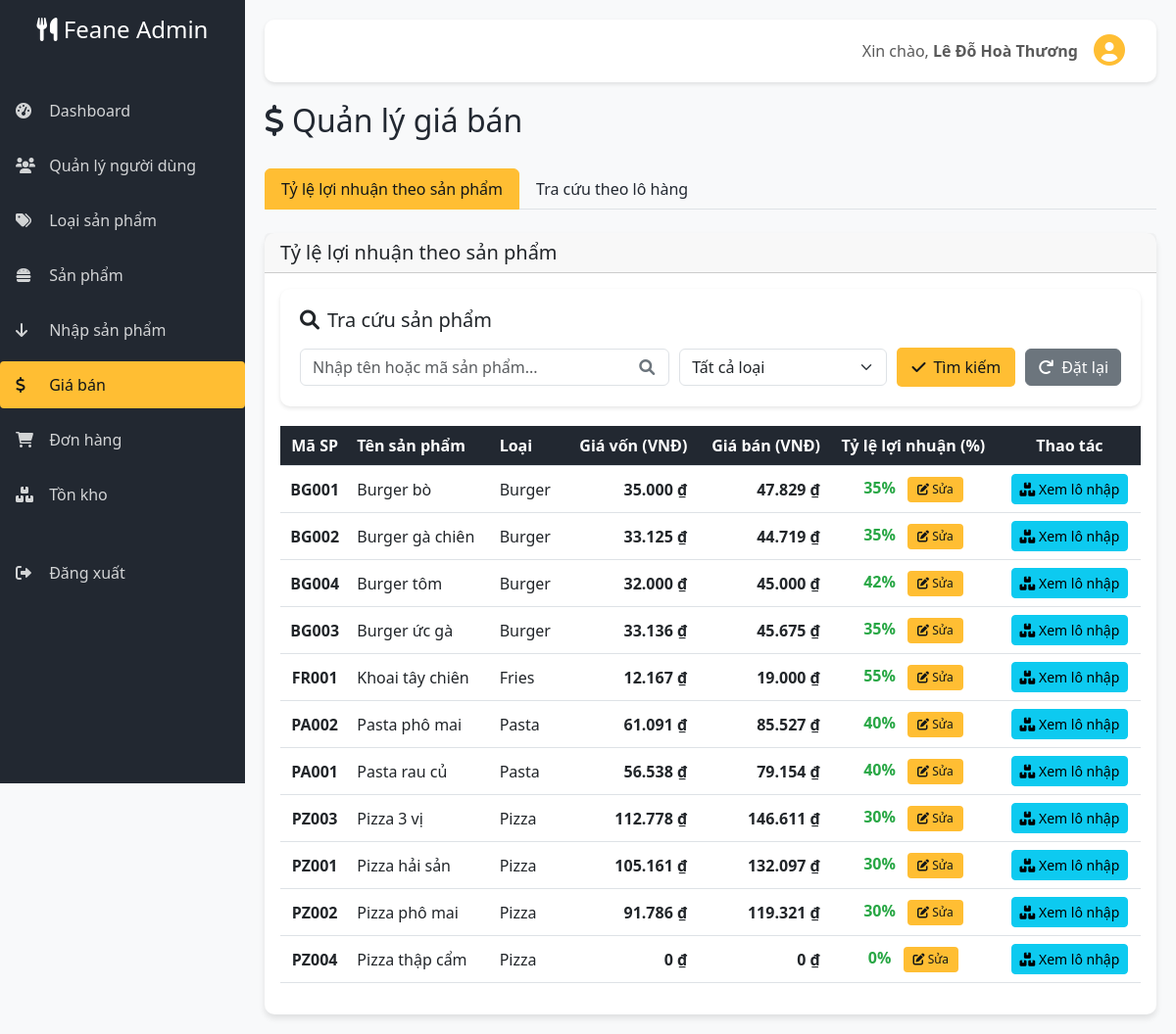
Before: /admin/pricing.php (signed in) with the older database file.
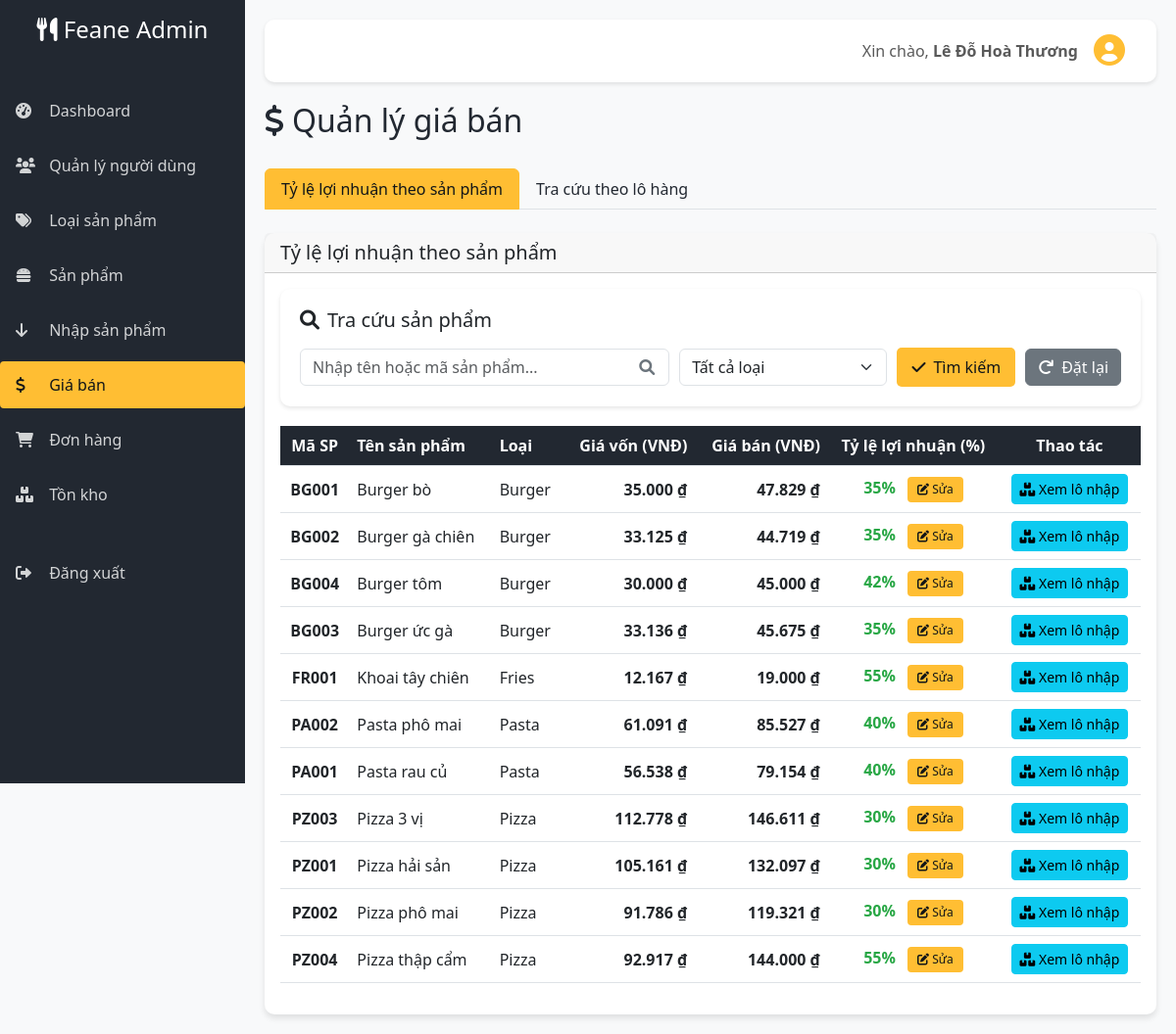
After: the same page with the newer database file.
### tables this page shows
CREATE TABLE `products` (
  `id` int(11) NOT NULL,
  `code` varchar(20) NOT NULL,
  `name` varchar(200) NOT NULL,
  `category_id` int(11) NOT NULL,
  `description` text DEFAULT NULL,
  `image` varchar(255) DEFAULT NULL,
  `cost_price` decimal(10,2) NOT NULL,
  `selling_price` decimal(10,2) NOT NULL,
  `stock_quantity` int(11) DEFAULT 0,
  `status` enum('active','inactive') DEFAULT 'active',
  `created_at` timestamp NOT NULL DEFAULT current_timestamp(),
  `updated_at` timestamp NOT NULL DEFAULT current_timestamp() ON UPDATE current_timestamp(),
  `profit_percentage` int(11) DEFAULT NULL
);

CREATE TABLE `categories` (
  `id` int(11) NOT NULL,
  `name` varchar(100) NOT NULL,
  `description` text DEFAULT NULL,
  `image` varchar(255) DEFAULT NULL,
  `status` enum('active','inactive') DEFAULT 'active',
  `created_at` timestamp NOT NULL DEFAULT current_timestamp(),
  `updated_at` timestamp NOT NULL DEFAULT current_timestamp() ON UPDATE current_timestamp()
);

### admin/pricing.php (the view, shortened to what the changed rows need)
<?php
$host = 'localhost';
$dbname = 'fast_food';
$username = 'root';
$password = '';
try {
    $pdo = new PDO("mysql:host=$host;dbname=$dbname;charset=utf8mb4", $username, $password);
    $pdo->setAttribute(PDO::ATTR_ERRMODE, PDO::ERRMODE_EXCEPTION);
    $pdo->setAttribute(PDO::ATTR_DEFAULT_FETCH_MODE, PDO::FETCH_ASSOC);
} catch (PDOException $e) {
    die("Database connection failed: " . $e->getMessage());
}
function formatVND($amount) {
    return number_format($amount, 0, ',', '.') . ' ₫';
}
$stmt = $pdo->query("
    SELECT p.id, p.code, p.name, p.cost_price, p.selling_price,
           p.profit_percentage, c.name as category_name, c.id as category_id
    FROM products p
    JOIN categories c ON p.category_id = c.id
    WHERE p.status = 'active'
    ORDER BY c.name, p.name
");
$products = $stmt->fetchAll();
?>
<!DOCTYPE html>
<html lang="vi">
<head>
    <link href="https://cdn.jsdelivr.net/npm/bootstrap@5.3.0-alpha1/dist/css/bootstrap.min.css" rel="stylesheet">
    <link rel="stylesheet" href="https://cdnjs.cloudflare.com/ajax/libs/font-awesome/6.0.0/css/all.min.css">
</head>
<body>
    <div class="main-content">
        <div class="page-header">
            <h2><i class="fas fa-dollar-sign me-2"></i>Quản lý giá bán</h2>
        </div>
        <div class="tab-content" id="pricingTabsContent">
            <div class="tab-pane fade show active" id="product">
                <div class="card card-custom mt-4">
                    <div class="card-body">
                        <div class="table-responsive">
                            <table class="table table-hover">
                                <thead>
                                    <tr>
                                        <th class="text-center">Mã SP</th>
                                        <th>Tên sản phẩm</th>
                                        <th>Loại</th>
                                        <th class="text-end">Giá vốn (VNĐ)</th>
                                        <th class="text-end">Giá bán (VNĐ)</th>
                                        <th class="text-center">Tỷ lệ lợi nhuận (%)</th>
                                        <th class="text-center">Thao tác</th>
                                    </tr>
                                </thead>
                                <tbody id="product-tbody">
                                    <?php foreach ($products as $product): ?>
                                    <tr data-id="<?php echo $product['id']; ?>"
                                        data-cost="<?php echo $product['cost_price']; ?>"
                                        data-category-id="<?php echo $product['category_id']; ?>">
                                        <td class="text-center"><strong><?php echo htmlspecialchars($product['code']); ?></strong></td>
                                        <td><?php echo htmlspecialchars($product['name']); ?></td>
                                        <td><?php echo htmlspecialchars($product['category_name']); ?></td>
                                        <td class="cost-price text-end"><?php echo formatVND($product['cost_price']); ?></td>
                                        <td class="selling-price text-end"><?php echo formatVND($product['selling_price']); ?></td>
                                        <td class="text-center">
                                            <div id="profit-cell-<?php echo $product['id']; ?>">
                                                <span class="profit-percentage"><?php echo $product['profit_percentage']; ?>%</span>
                                                <button class="edit-profit-btn ms-2" data-id="<?php echo $product['id']; ?>" data-profit="<?php echo $product['profit_percentage']; ?>">
                                                    <i class="fas fa-edit"></i> Sửa
                                                </button>
                                            </div>
                                        </td>
                                        <td class="text-center">
                                            <button class="btn btn-sm btn-info view-lots" data-id="<?php echo $product['id']; ?>" data-name="<?php echo htmlspecialchars($product['name']); ?>">
                                                <i class="fas fa-boxes"></i> Xem lô nhập
                                            </button>
                                        </td>
                                    </tr>
                                    <?php endforeach; ?>
                                </tbody>
                            </table>
                        </div>
                    </div>
                </div>
            </div>
        </div>
    </div>
</body>
</html>

Changed rows visible on the page:
changed products "BG004": cost_price "32.000 ₫" → "30.000 ₫"
changed products "PZ004": cost_price "0 ₫" → "92.917 ₫"; selling_price "0 ₫" → "144.000 ₫"; profit_percentage "0" → "55"
